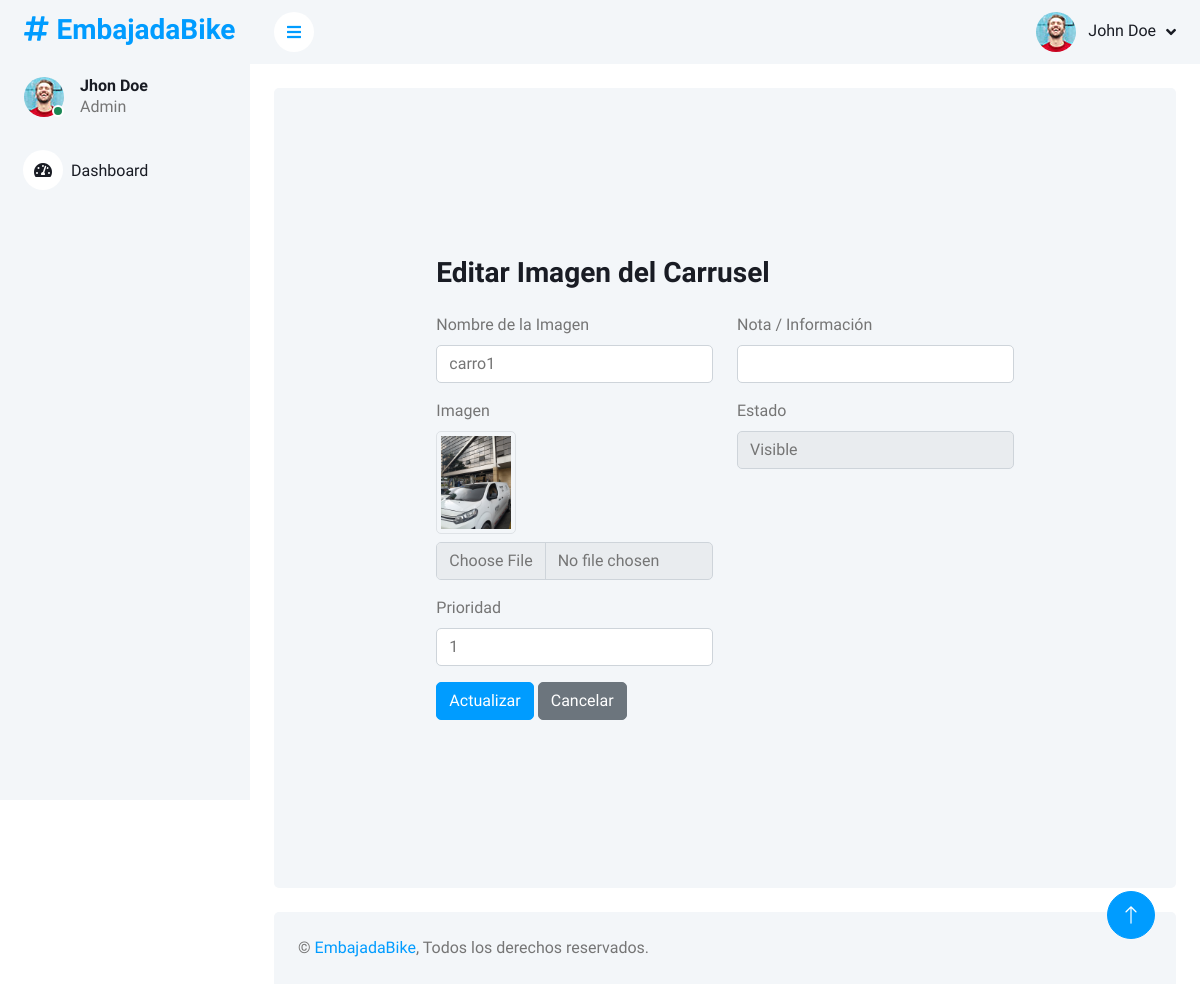
/index.php?c=Carousel&a=edit&id=1 (signed in), run on the app's committed database.
### tables this page shows
CREATE TABLE `carousel` (
  `id_image` int NOT NULL,
  `name_image` varchar(50) DEFAULT NULL,
  `note_image` varchar(500) DEFAULT NULL,
  `route_image` varchar(50) DEFAULT NULL,
  `status` int DEFAULT NULL,
  `priori` int DEFAULT NULL
);

### models/Database.php (called while the page is built)
<?php
    class Database {
        private static $instance = null;
        private $pdo;
            private function __construct() {
                try {
                    $dsn = "mysql:host=localhost;dbname=en_bajada_bike_db;charset=utf8mb4";
                    $username = "root";
                    $password = "";
                    $this->pdo = new PDO($dsn, $username, $password);
                    $this->pdo->setAttribute(PDO::ATTR_ERRMODE, PDO::ERRMODE_EXCEPTION);
                } catch (PDOException $ex) {
                    die("Error en la conexión: " . $ex->getMessage());
                }
            }
            public static function getInstance() {
                if (!self::$instance) {
                    self::$instance = new Database();
                }
                return self::$instance;
            }
            public function getConnection() {
                return $this->pdo;
            }
    }
?>

### models/CarouselMdl.php (called while the page is built, shortened)
<?php
require_once "Database.php";
class CarouselMdl {
    private $pdo;
    public function __construct() {
        $this->pdo = Database::getInstance()->getConnection();
    }
    public function getById($id_image) {
        $stmt = $this->pdo->prepare("SELECT * FROM carousel WHERE id_image = ?");
        $stmt->execute([$id_image]);
        return $stmt->fetch(PDO::FETCH_ASSOC);
    }
}
?>

### views/charges/admin/pages/carousel/update_carousel.php (the view, shortened to what this page needs)
<div class="container-fluid pt-4 px-4">
  <div class="row vh-100 bg-light rounded align-items-center justify-content-center mx-0">
    <div class="col-12 col-md-8">
      <h3 class="mb-4">Editar Imagen del Carrusel</h3>
      <form action="index.php?c=Carousel&a=edit" method="POST" enctype="multipart/form-data">
        <div class="row">
          <div class="col-md-6 mb-3">
            <label for="name_image" class="form-label">Nombre de la Imagen</label>
            <input type="text" class="form-control" id="name_image" name="name_image" value="<?php echo $image['name_image']; ?>" required>
          </div>
          <div class="col-md-6 mb-3">
            <label for="note_image" class="form-label">Nota / Información</label>
            <input type="text" class="form-control" id="note_image" name="note_image" value="<?php echo $image['note_image']; ?>">
          </div>
          <div class="col-md-6 mb-3">
            <label for="route_image" class="form-label">Imagen</label>
            <?php if(!empty($image['route_image'])): ?>
              <div class="mb-2">
                <img src="assets/images/carousel/<?php echo $image['route_image']; ?>" alt="<?php echo $image['name_image']; ?>" class="img-thumbnail" width="80">
              </div>
            <?php endif; ?>
            <input type="file" class="form-control" id="route_image" name="route_image" accept="image/*">
          </div>
          <div class="col-md-6 mb-3">
            <label for="status" class="form-label">Estado</label>
            <select name="status" id="status" class="form-control" required>
              <option value="1" <?php echo ($image['status'] == 1) ? "selected" : ""; ?>>Visible</option>
            </select>
          </div>
          <div class="col-md-6 mb-3">
            <label for="priori" class="form-label">Prioridad</label>
            <input type="number" class="form-control" id="priori" name="priori" value="<?php echo $image['priori']; ?>" required>
          </div>
        </div>
        <button type="submit" class="btn btn-primary">Actualizar</button>
        <a href="index.php?c=Carousel" class="btn btn-secondary">Cancelar</a>
      </form>
    </div>
  </div>
</div>

### assets/dep/dashboard/css/style.css (style rules this page uses)
:root { --primary: #009CFF; --light: #F3F6F9; --dark: #191C24; }
.btn { transition: .5s; }
.btn.btn-primary { color: #FFFFFF; }

### data on the page
carousel: name_image "carro1", route_image (picture), status "Visible", priori "1"
